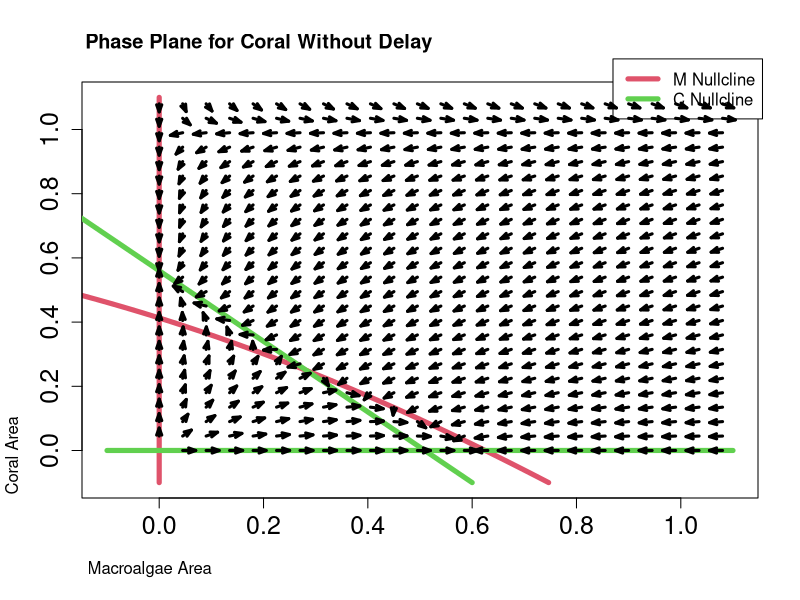

Write R code to recreate this figure.
a <- 0.1
g <- 0.3
gamma <- 0.8
r <- 1
d <- 0.44

cMin <- -0.1
cMax <-  1.1
mMin <- -0.1
mMax <-  1.1
par(xpd=FALSE)
par(cex.main=1.5)
par(cex.lab=1.5)
par(cex.axis=2.0)

c1 <- seq(cMin, cMax, by=.01)
m1 <- (a/gamma*c1-(g/gamma)/(1.0-c1)+1.0-c1)    ### x null-cline

png("nullclines.png",width=2048,height=2048,pointsize=24)
plot(m1,c1, xlim=c(mMin, mMax),ylim=c(cMin, cMax),col=2,type="l",lwd=5,
     main="",xlab="",ylab="",cex.axis=1.5)
points (c(0.0,0.0),c(cMin,cMax),col=2,type="l",lwd=5)

c2 <- seq(cMin, cMax, by=.01)
m2 <- (r-r*c2-d)/(r+a)   ### y null-cline
points (m2,c2,col=3,type="l",lwd=5)
points (c(mMin,mMax),c(0.0,0.0),col=3,type="l",lwd=5)

par(xpd=TRUE)
par(adj=0.01)
title(main="Phase Plane for Coral Without Delay",
      xlab="Macroalgae Area",ylab="Coral Area")
legend (0.87,1.22,c("M Nullcline","C Nullcline"),col=c(2,3), lty=c(1,1), lwd=5)

vectorField <- function(mat,coral,a,g,gamma,r,d)
	    {
		        turf  <- 1.0 - mat - coral
		        fx    <- a*mat*coral-g*mat/(1.0-coral)+gamma*mat*turf
		        fy    <- r*turf*coral-d*coral-a*mat*coral
		        return(c(fx,fy))
		    }

m1 <- seq(0, 1.1, by=.045)
c1 <- m1
vx <- numeric(length(m1))
vy <- numeric(length(c1))
dt <- 0.025;
for (m in m1)
	{
		    lupe <- 0
		    for (c in c1)
			        {
				            lupe <- lupe + 1
				            v <- vectorField(m,c,a,g,gamma,r,d)
				            vx[lupe] <- v[1]
				            vy[lupe] <- v[2]
				        }
		    vecLength = sqrt(vx*vx+vy*vy)
		    endx <- m + vx*dt/vecLength
		    endy <- c1 + vy*dt/vecLength
		    arrows(m,c1, endx, endy,length=dt*3, col=1,angle=20,lwd=3);
		}

dev.off()
#dev.print(device=png,"nullclines.png",width=2048,height=2048)
